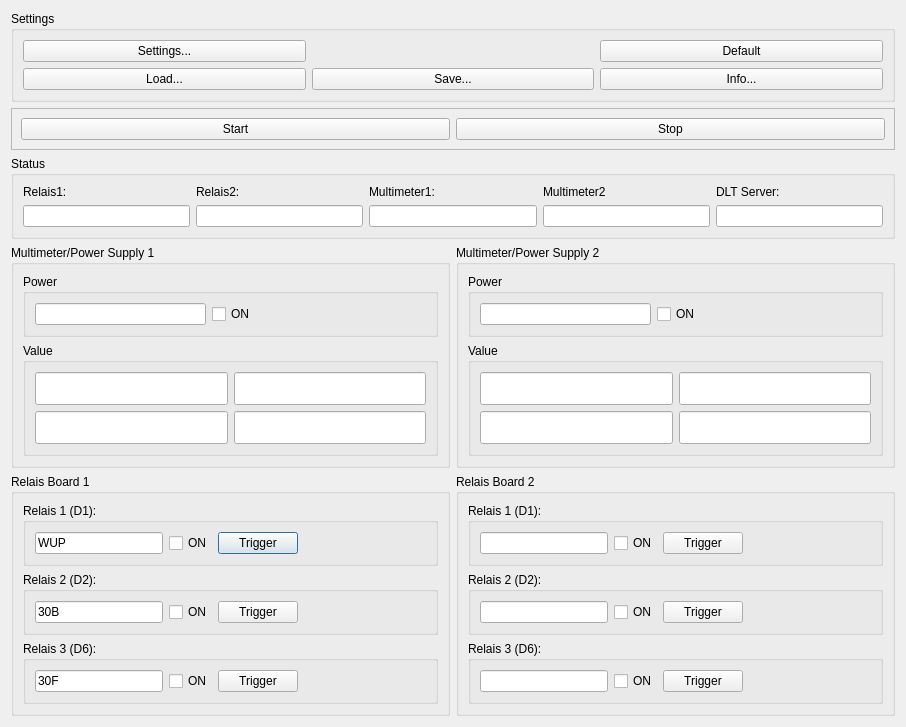
<?xml version="1.0" encoding="UTF-8"?>
<ui version="4.0">
 <class>Dialog</class>
 <widget class="QDialog" name="Dialog">
  <property name="geometry">
   <rect>
    <x>0</x>
    <y>0</y>
    <width>906</width>
    <height>725</height>
   </rect>
  </property>
  <property name="sizePolicy">
   <sizepolicy hsizetype="Fixed" vsizetype="Fixed">
    <horstretch>0</horstretch>
    <verstretch>0</verstretch>
   </sizepolicy>
  </property>
  <property name="font">
   <font>
    <family>Arial</family>
   </font>
  </property>
  <property name="contextMenuPolicy">
   <enum>Qt::DefaultContextMenu</enum>
  </property>
  <property name="windowTitle">
   <string>Dialog</string>
  </property>
  <property name="sizeGripEnabled">
   <bool>false</bool>
  </property>
  <property name="modal">
   <bool>true</bool>
  </property>
  <layout class="QGridLayout" name="gridLayout">
   <item row="3" column="0">
    <layout class="QHBoxLayout" name="horizontalLayout_11">
     <item>
      <widget class="QGroupBox" name="groupBox_13">
       <property name="title">
        <string>Multimeter/Power Supply 1</string>
       </property>
       <layout class="QVBoxLayout" name="verticalLayout_3">
        <item>
         <widget class="QGroupBox" name="groupBox_9">
          <property name="title">
           <string>Power</string>
          </property>
          <layout class="QHBoxLayout" name="horizontalLayout_8">
           <item>
            <widget class="QLineEdit" name="lineEditPower1Name">
             <property name="readOnly">
              <bool>true</bool>
             </property>
            </widget>
           </item>
           <item>
            <widget class="QCheckBox" name="checkBoxPower1">
             <property name="text">
              <string>ON</string>
             </property>
            </widget>
           </item>
           <item>
            <spacer name="horizontalSpacer_6">
             <property name="orientation">
              <enum>Qt::Horizontal</enum>
             </property>
             <property name="sizeHint" stdset="0">
              <size>
               <width>40</width>
               <height>20</height>
              </size>
             </property>
            </spacer>
           </item>
          </layout>
         </widget>
        </item>
        <item>
         <widget class="QGroupBox" name="groupBox_7">
          <property name="title">
           <string>Value</string>
          </property>
          <layout class="QFormLayout" name="formLayout">
           <item row="0" column="0">
            <widget class="QLineEdit" name="lineEditValueV1">
             <property name="font">
              <font>
               <family>Arial</family>
               <pointsize>16</pointsize>
              </font>
             </property>
             <property name="readOnly">
              <bool>true</bool>
             </property>
            </widget>
           </item>
           <item row="0" column="1">
            <widget class="QLineEdit" name="lineEditUnitV1">
             <property name="font">
              <font>
               <family>Arial</family>
               <pointsize>16</pointsize>
              </font>
             </property>
             <property name="readOnly">
              <bool>true</bool>
             </property>
            </widget>
           </item>
           <item row="1" column="0">
            <widget class="QLineEdit" name="lineEditValueA1">
             <property name="font">
              <font>
               <family>Arial</family>
               <pointsize>16</pointsize>
              </font>
             </property>
            </widget>
           </item>
           <item row="1" column="1">
            <widget class="QLineEdit" name="lineEditUnitA1">
             <property name="font">
              <font>
               <family>Arial</family>
               <pointsize>16</pointsize>
              </font>
             </property>
            </widget>
           </item>
          </layout>
         </widget>
        </item>
       </layout>
      </widget>
     </item>
     <item>
      <widget class="QGroupBox" name="groupBox_14">
       <property name="title">
        <string>Multimeter/Power Supply 2</string>
       </property>
       <layout class="QVBoxLayout" name="verticalLayout_4">
        <item>
         <widget class="QGroupBox" name="groupBox_15">
          <property name="title">
           <string>Power</string>
          </property>
          <layout class="QHBoxLayout" name="horizontalLayout_13">
           <item>
            <widget class="QLineEdit" name="lineEditPower2Name">
             <property name="readOnly">
              <bool>true</bool>
             </property>
            </widget>
           </item>
           <item>
            <widget class="QCheckBox" name="checkBoxPower2">
             <property name="text">
              <string>ON</string>
             </property>
            </widget>
           </item>
           <item>
            <spacer name="horizontalSpacer_8">
             <property name="orientation">
              <enum>Qt::Horizontal</enum>
             </property>
             <property name="sizeHint" stdset="0">
              <size>
               <width>40</width>
               <height>20</height>
              </size>
             </property>
            </spacer>
           </item>
          </layout>
         </widget>
        </item>
        <item>
         <widget class="QGroupBox" name="groupBox_16">
          <property name="title">
           <string>Value</string>
          </property>
          <layout class="QFormLayout" name="formLayout_2">
           <item row="0" column="0">
            <widget class="QLineEdit" name="lineEditValueV2">
             <property name="font">
              <font>
               <family>Arial</family>
               <pointsize>16</pointsize>
              </font>
             </property>
             <property name="readOnly">
              <bool>true</bool>
             </property>
            </widget>
           </item>
           <item row="0" column="1">
            <widget class="QLineEdit" name="lineEditUnitV2">
             <property name="font">
              <font>
               <family>Arial</family>
               <pointsize>16</pointsize>
              </font>
             </property>
             <property name="readOnly">
              <bool>true</bool>
             </property>
            </widget>
           </item>
           <item row="1" column="0">
            <widget class="QLineEdit" name="lineEditValueA2">
             <property name="font">
              <font>
               <family>Arial</family>
               <pointsize>16</pointsize>
              </font>
             </property>
            </widget>
           </item>
           <item row="1" column="1">
            <widget class="QLineEdit" name="lineEditUnitA2">
             <property name="font">
              <font>
               <family>Arial</family>
               <pointsize>16</pointsize>
              </font>
             </property>
            </widget>
           </item>
          </layout>
         </widget>
        </item>
       </layout>
      </widget>
     </item>
    </layout>
   </item>
   <item row="11" column="0">
    <layout class="QHBoxLayout" name="horizontalLayout_10">
     <item>
      <widget class="QGroupBox" name="groupBox_11">
       <property name="title">
        <string>Relais Board 1</string>
       </property>
       <layout class="QVBoxLayout" name="verticalLayout">
        <item>
         <widget class="QGroupBox" name="groupBox_3">
          <property name="title">
           <string>Relais 1 (D1):</string>
          </property>
          <layout class="QHBoxLayout" name="horizontalLayout">
           <item>
            <widget class="QLineEdit" name="lineEditRelaisName1">
             <property name="text">
              <string>WUP</string>
             </property>
             <property name="readOnly">
              <bool>true</bool>
             </property>
            </widget>
           </item>
           <item>
            <widget class="QCheckBox" name="checkBoxRelais1">
             <property name="text">
              <string>ON</string>
             </property>
            </widget>
           </item>
           <item>
            <widget class="QPushButton" name="pushButtonRelais1Trigger">
             <property name="text">
              <string>Trigger</string>
             </property>
            </widget>
           </item>
           <item>
            <spacer name="horizontalSpacer">
             <property name="orientation">
              <enum>Qt::Horizontal</enum>
             </property>
             <property name="sizeHint" stdset="0">
              <size>
               <width>40</width>
               <height>20</height>
              </size>
             </property>
            </spacer>
           </item>
          </layout>
         </widget>
        </item>
        <item>
         <widget class="QGroupBox" name="groupBox_4">
          <property name="title">
           <string>Relais 2 (D2):</string>
          </property>
          <layout class="QHBoxLayout" name="horizontalLayout_2">
           <item>
            <widget class="QLineEdit" name="lineEditRelaisName2">
             <property name="text">
              <string>30B</string>
             </property>
             <property name="readOnly">
              <bool>true</bool>
             </property>
            </widget>
           </item>
           <item>
            <widget class="QCheckBox" name="checkBoxRelais2">
             <property name="text">
              <string>ON</string>
             </property>
            </widget>
           </item>
           <item>
            <widget class="QPushButton" name="pushButtonRelais2Trigger">
             <property name="text">
              <string>Trigger</string>
             </property>
            </widget>
           </item>
           <item>
            <spacer name="horizontalSpacer_2">
             <property name="orientation">
              <enum>Qt::Horizontal</enum>
             </property>
             <property name="sizeHint" stdset="0">
              <size>
               <width>40</width>
               <height>20</height>
              </size>
             </property>
            </spacer>
           </item>
          </layout>
         </widget>
        </item>
        <item>
         <widget class="QGroupBox" name="groupBox_5">
          <property name="title">
           <string>Relais 3 (D6):</string>
          </property>
          <layout class="QHBoxLayout" name="horizontalLayout_3">
           <item>
            <widget class="QLineEdit" name="lineEditRelaisName3">
             <property name="text">
              <string>30F</string>
             </property>
             <property name="readOnly">
              <bool>true</bool>
             </property>
            </widget>
           </item>
           <item>
            <widget class="QCheckBox" name="checkBoxRelais3">
             <property name="text">
              <string>ON</string>
             </property>
            </widget>
           </item>
           <item>
            <widget class="QPushButton" name="pushButtonRelais3Trigger">
             <property name="text">
              <string>Trigger</string>
             </property>
            </widget>
           </item>
           <item>
            <spacer name="horizontalSpacer_3">
             <property name="orientation">
              <enum>Qt::Horizontal</enum>
             </property>
             <property name="sizeHint" stdset="0">
              <size>
               <width>40</width>
               <height>20</height>
              </size>
             </property>
            </spacer>
           </item>
          </layout>
         </widget>
        </item>
       </layout>
      </widget>
     </item>
     <item>
      <widget class="QGroupBox" name="groupBox_12">
       <property name="title">
        <string>Relais Board 2</string>
       </property>
       <layout class="QVBoxLayout" name="verticalLayout_2">
        <item>
         <widget class="QGroupBox" name="groupBox">
          <property name="title">
           <string>Relais 1 (D1):</string>
          </property>
          <layout class="QHBoxLayout" name="horizontalLayout_4">
           <item>
            <widget class="QLineEdit" name="lineEditRelaisName4">
             <property name="readOnly">
              <bool>true</bool>
             </property>
            </widget>
           </item>
           <item>
            <widget class="QCheckBox" name="checkBoxRelais4">
             <property name="text">
              <string>ON</string>
             </property>
            </widget>
           </item>
           <item>
            <widget class="QPushButton" name="pushButtonRelais4Trigger">
             <property name="text">
              <string>Trigger</string>
             </property>
            </widget>
           </item>
           <item>
            <spacer name="horizontalSpacer_4">
             <property name="orientation">
              <enum>Qt::Horizontal</enum>
             </property>
             <property name="sizeHint" stdset="0">
              <size>
               <width>40</width>
               <height>20</height>
              </size>
             </property>
            </spacer>
           </item>
          </layout>
         </widget>
        </item>
        <item>
         <widget class="QGroupBox" name="groupBox_2">
          <property name="title">
           <string>Relais 2 (D2):</string>
          </property>
          <layout class="QHBoxLayout" name="horizontalLayout_6">
           <item>
            <widget class="QLineEdit" name="lineEditRelaisName5">
             <property name="readOnly">
              <bool>true</bool>
             </property>
            </widget>
           </item>
           <item>
            <widget class="QCheckBox" name="checkBoxRelais5">
             <property name="text">
              <string>ON</string>
             </property>
            </widget>
           </item>
           <item>
            <widget class="QPushButton" name="pushButtonRelais5Trigger">
             <property name="text">
              <string>Trigger</string>
             </property>
            </widget>
           </item>
           <item>
            <spacer name="horizontalSpacer_5">
             <property name="orientation">
              <enum>Qt::Horizontal</enum>
             </property>
             <property name="sizeHint" stdset="0">
              <size>
               <width>40</width>
               <height>20</height>
              </size>
             </property>
            </spacer>
           </item>
          </layout>
         </widget>
        </item>
        <item>
         <widget class="QGroupBox" name="groupBox_10">
          <property name="title">
           <string>Relais 3 (D6):</string>
          </property>
          <layout class="QHBoxLayout" name="horizontalLayout_9">
           <item>
            <widget class="QLineEdit" name="lineEditRelaisName6">
             <property name="readOnly">
              <bool>true</bool>
             </property>
            </widget>
           </item>
           <item>
            <widget class="QCheckBox" name="checkBoxRelais6">
             <property name="text">
              <string>ON</string>
             </property>
            </widget>
           </item>
           <item>
            <widget class="QPushButton" name="pushButtonRelais6Trigger">
             <property name="text">
              <string>Trigger</string>
             </property>
            </widget>
           </item>
           <item>
            <spacer name="horizontalSpacer_7">
             <property name="orientation">
              <enum>Qt::Horizontal</enum>
             </property>
             <property name="sizeHint" stdset="0">
              <size>
               <width>40</width>
               <height>20</height>
              </size>
             </property>
            </spacer>
           </item>
          </layout>
         </widget>
        </item>
       </layout>
      </widget>
     </item>
    </layout>
   </item>
   <item row="1" column="0">
    <widget class="QFrame" name="frame">
     <property name="frameShape">
      <enum>QFrame::StyledPanel</enum>
     </property>
     <property name="frameShadow">
      <enum>QFrame::Raised</enum>
     </property>
     <layout class="QHBoxLayout" name="horizontalLayout_7">
      <item>
       <widget class="QPushButton" name="pushButtonStart">
        <property name="sizePolicy">
         <sizepolicy hsizetype="Expanding" vsizetype="Fixed">
          <horstretch>0</horstretch>
          <verstretch>0</verstretch>
         </sizepolicy>
        </property>
        <property name="text">
         <string>Start</string>
        </property>
       </widget>
      </item>
      <item>
       <widget class="QPushButton" name="pushButtonStop">
        <property name="sizePolicy">
         <sizepolicy hsizetype="Expanding" vsizetype="Preferred">
          <horstretch>0</horstretch>
          <verstretch>0</verstretch>
         </sizepolicy>
        </property>
        <property name="text">
         <string>Stop</string>
        </property>
       </widget>
      </item>
     </layout>
    </widget>
   </item>
   <item row="0" column="0">
    <widget class="QGroupBox" name="groupBox_6">
     <property name="title">
      <string>Settings</string>
     </property>
     <layout class="QGridLayout" name="gridLayout_2">
      <item row="0" column="0">
       <widget class="QPushButton" name="pushButtonSettings">
        <property name="text">
         <string>Settings...</string>
        </property>
       </widget>
      </item>
      <item row="1" column="0">
       <widget class="QPushButton" name="pushButtonLoadSettings">
        <property name="text">
         <string>Load...</string>
        </property>
       </widget>
      </item>
      <item row="1" column="1">
       <widget class="QPushButton" name="pushButtonSaveSettings">
        <property name="text">
         <string>Save...</string>
        </property>
       </widget>
      </item>
      <item row="1" column="2">
       <widget class="QPushButton" name="pushButtonInfo">
        <property name="text">
         <string>Info...</string>
        </property>
       </widget>
      </item>
      <item row="0" column="2">
       <widget class="QPushButton" name="pushButtonDefaultSettings">
        <property name="text">
         <string>Default</string>
        </property>
       </widget>
      </item>
     </layout>
    </widget>
   </item>
   <item row="2" column="0">
    <widget class="QGroupBox" name="groupBox_8">
     <property name="title">
      <string>Status</string>
     </property>
     <layout class="QGridLayout" name="gridLayout_3">
      <item row="0" column="0">
       <widget class="QLabel" name="label_4">
        <property name="text">
         <string>Relais1:</string>
        </property>
       </widget>
      </item>
      <item row="0" column="4">
       <widget class="QLabel" name="label_7">
        <property name="text">
         <string>DLT Server:</string>
        </property>
       </widget>
      </item>
      <item row="0" column="2">
       <widget class="QLabel" name="label">
        <property name="text">
         <string>Multimeter1:</string>
        </property>
       </widget>
      </item>
      <item row="0" column="1">
       <widget class="QLabel" name="label_2">
        <property name="text">
         <string>Relais2:</string>
        </property>
       </widget>
      </item>
      <item row="1" column="1">
       <widget class="QLineEdit" name="lineEditStatus2">
        <property name="readOnly">
         <bool>true</bool>
        </property>
       </widget>
      </item>
      <item row="1" column="4">
       <widget class="QLineEdit" name="lineEditStatusDLT">
        <property name="readOnly">
         <bool>true</bool>
        </property>
       </widget>
      </item>
      <item row="1" column="2">
       <widget class="QLineEdit" name="lineEditStatusMultimeter1">
        <property name="readOnly">
         <bool>true</bool>
        </property>
       </widget>
      </item>
      <item row="1" column="0">
       <widget class="QLineEdit" name="lineEditStatus1">
        <property name="readOnly">
         <bool>true</bool>
        </property>
       </widget>
      </item>
      <item row="1" column="3">
       <widget class="QLineEdit" name="lineEditStatusMultimeter2">
        <property name="readOnly">
         <bool>true</bool>
        </property>
       </widget>
      </item>
      <item row="0" column="3">
       <widget class="QLabel" name="label_3">
        <property name="text">
         <string>Multimeter2</string>
        </property>
       </widget>
      </item>
     </layout>
    </widget>
   </item>
  </layout>
 </widget>
 <resources/>
 <connections/>
</ui>
